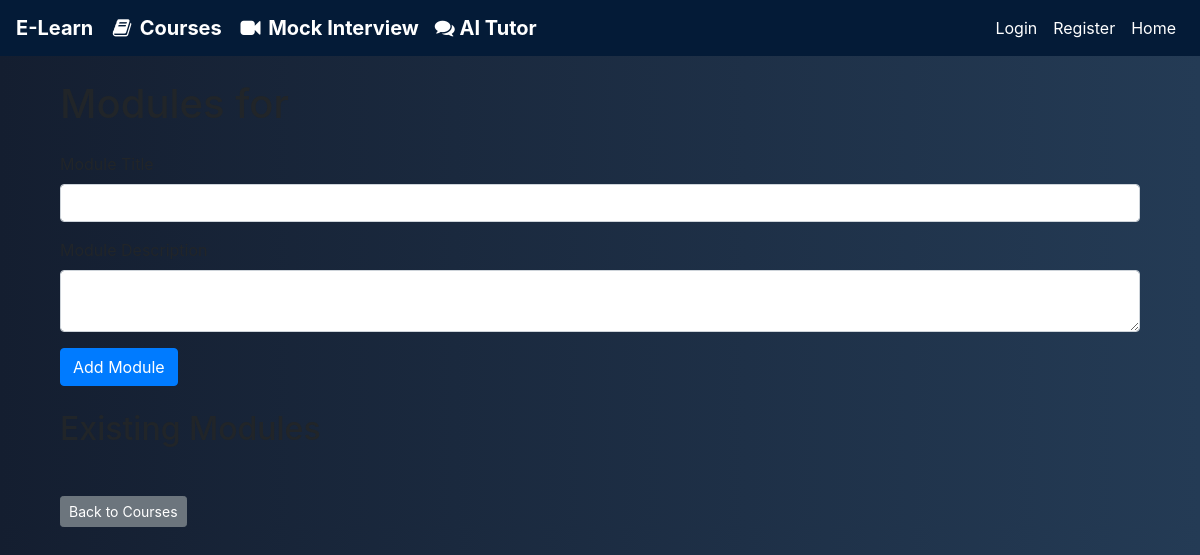
/courses/2/modules, run on an earlier commit of the app's database.
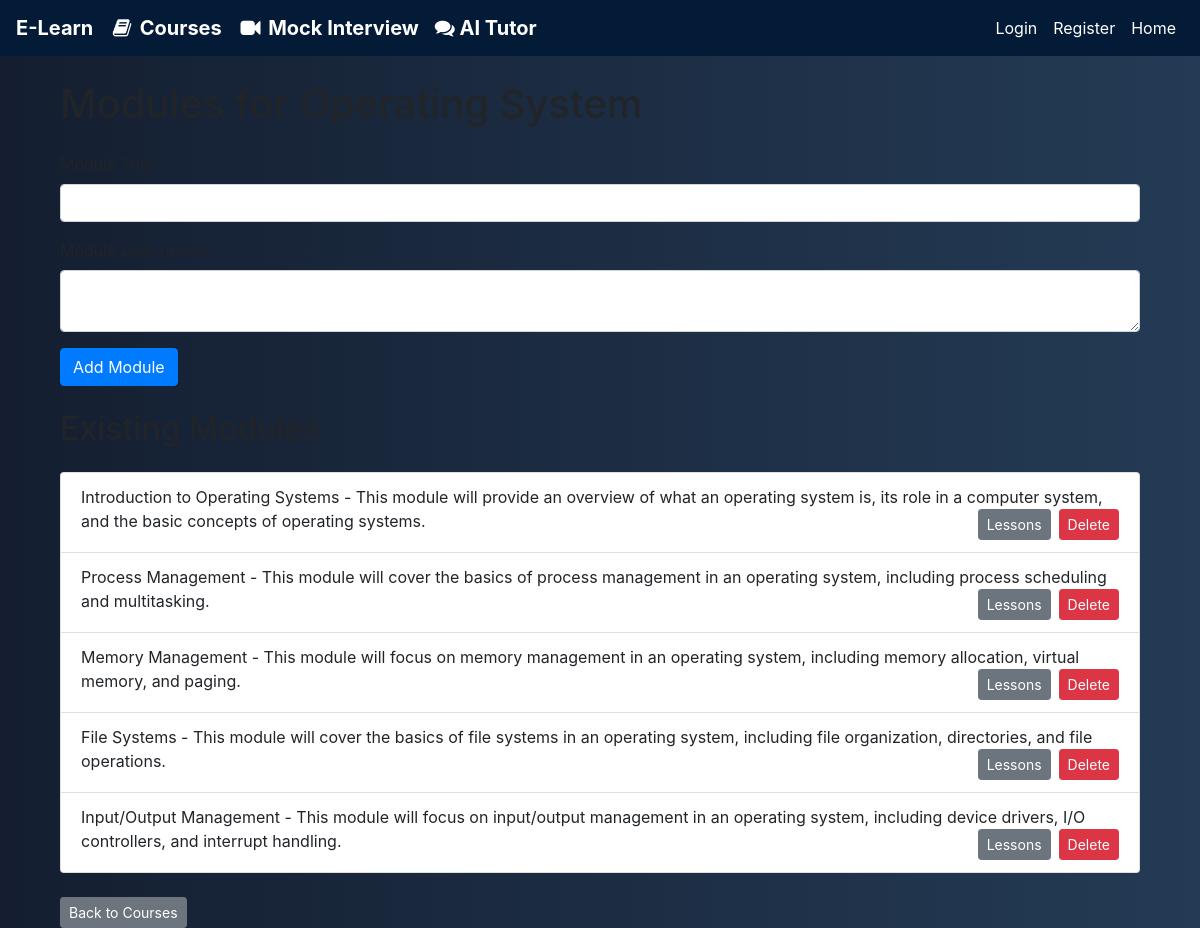
And on a later commit of the database.
### models.py (models this page shows, shortened)
class Module(db.Model):
    __tablename__ = 'modules'
    id = db.Column(db.Integer, primary_key=True)
    title = db.Column(db.String(50), nullable=False, unique=True)
    description = db.Column(db.String(250), nullable=False, unique=True)
    created_at = db.Column(db.DateTime, default=datetime.utcnow)
    course_id = db.Column(db.Integer, db.ForeignKey('courses.id'), nullable=False)
    lessons = db.relationship('Lesson', backref='module', lazy=True, cascade="all, delete-orphan")

### app.py (the view, shortened to what this page needs)
@app.route('/courses/<int:course_id>/modules', methods=['GET', 'POST'])
def manage_modules(course_id):
    course = Course.query.get(course_id)
    modules = Module.query.filter_by(course_id=course_id).all()
    return render_template('modules.html', course=course, modules=modules)

### templates/modules.html (shortened to what this page needs)
{% extends "base.html" %}
{% block content %}
<div class="container">
    <h1 class="my-4">Modules for {{ course.title }}</h1>
    <form method="POST">
        <div class="form-group">
            <label for="title">Module Title</label>
            <input type="text" class="form-control" id="title" name="title" required>
        </div>
        <div class="form-group">
            <label for="description">Module Description</label>
            <textarea class="form-control" id="description" name="description" required></textarea>
        </div>
        <button type="submit" class="btn btn-primary">Add Module</button>
    </form>
    <h2 class="my-4">Existing Modules</h2>
    <ul class="list-group">
        {% for module in modules %}
        <li class="list-group-item">
            {{ module.title }} - {{ module.description }}
            <form action="{{ url_for('delete_module', module_id=module.id) }}" method="POST" class="float-right">
                <button type="submit" class="btn btn-danger btn-sm">Delete</button>
            </form>
            <a href="{{ url_for('manage_lessons', module_id=module.id) }}" class="btn btn-secondary btn-sm float-right mr-2">Lessons</a>
        </li>
        {% endfor %}
    </ul>
    <a href="{{ url_for('manage_courses') }}" class="btn btn-secondary btn-sm mt-4">Back to Courses</a>
</div>
{% endblock %}

### templates/base.html (shortened to what this page needs)
<!DOCTYPE html>
<html lang="en">
  <head>
    <link
      rel="stylesheet"
      href="{{ url_for('static', filename='styles.css') }}"
    />
    <link
      rel="stylesheet"
      href="{{ url_for('static', filename='overlay.css') }}"
    />
    <link
      rel="stylesheet"
      href="https://stackpath.bootstrapcdn.com/bootstrap/4.5.2/css/bootstrap.min.css"
    />
  </head>
  <body>
    <nav class="navbar navbar-expand-lg navbar-dark">
      <a class="navbar-brand" href="{{ url_for('home') }}">E-Learn</a>
      <link
        rel="stylesheet"
        href="https://cdnjs.cloudflare.com/ajax/libs/font-awesome/4.7.0/css/font-awesome.min.css"
      />
      <link
        rel="stylesheet"
        href="https://cdnjs.cloudflare.com/ajax/libs/font-awesome/4.7.0/css/font-awesome.min.css"
      />
      <a href="{{ url_for('manage_courses') }}" class="navbar-brand"
        ><i class="fa fa-fw fa-book"></i> Courses</a
      >
      <a href="{{ url_for('mock_interview') }}" class="navbar-brand"
        ><i class="fa fa-fw fa-video-camera"></i> Mock Interview</a
      >
      <a href="{{ url_for('chat') }}" class="navbar-brand"
        ><i class="fa fa-comments"></i> AI Tutor</a
      >
      <div class="collapse navbar-collapse" id="navbarNav">
        <ul class="navbar-nav ml-auto">
          {% if current_user.is_authenticated %}
          <li class="nav-item">
            <a class="nav-link" href="{{ url_for('logout') }}">Logout</a>
          </li>
          {% else %}
          <li class="nav-item">
            <a class="nav-link" href="{{ url_for('login') }}">Login</a>
          </li>
          <li class="nav-item">
            <a class="nav-link" href="{{ url_for('register') }}">Register</a>
          </li>
          <li class="nav-item">
            <a class="nav-link" href="{{ url_for('landing') }}">Home</a>
          </li>
          {% endif %}
        </ul>
      </div>
    </nav>
    <div class="container mt-4">
      {% block content %}{% endblock %}
    </div>
  </body>
</html>

### static/styles.css (style rules this page uses)
.navbar { background-color: #041b37; }
body { background: linear-gradient(to right, #141e30, #243b55); color: white; margin: 0; }
.navbar-nav .nav-link { color: white !important; }
a.navbar-brand { font-weight: bold; }
button { padding: 10px 20px; background-color: #007bff; color: white; border: none; border-radius: 0 0 10px 0; }

### static/overlay.css (style rules this page uses)
.navbar-nav .nav-link { color: white !important; }

What changed in the data, as far as the page shows it:
added Module: title "Introduction to Operating Systems", description "This module will provide an overview of what an operating system is, its role in a computer system, and the basic concepts of operating systems."
added Module: title "Process Management", description "This module will cover the basics of process management in an operating system, including process scheduling and multitasking."
added Module: title "Memory Management", description "This module will focus on memory management in an operating system, including memory allocation, virtual memory, and paging."
added Module: title "File Systems", description "This module will cover the basics of file systems in an operating system, including file organization, directories, and file operations."
added Module: title "Input/Output Management", description "This module will focus on input/output management in an operating system, including device drivers, I/O controllers, and interrupt handling."
